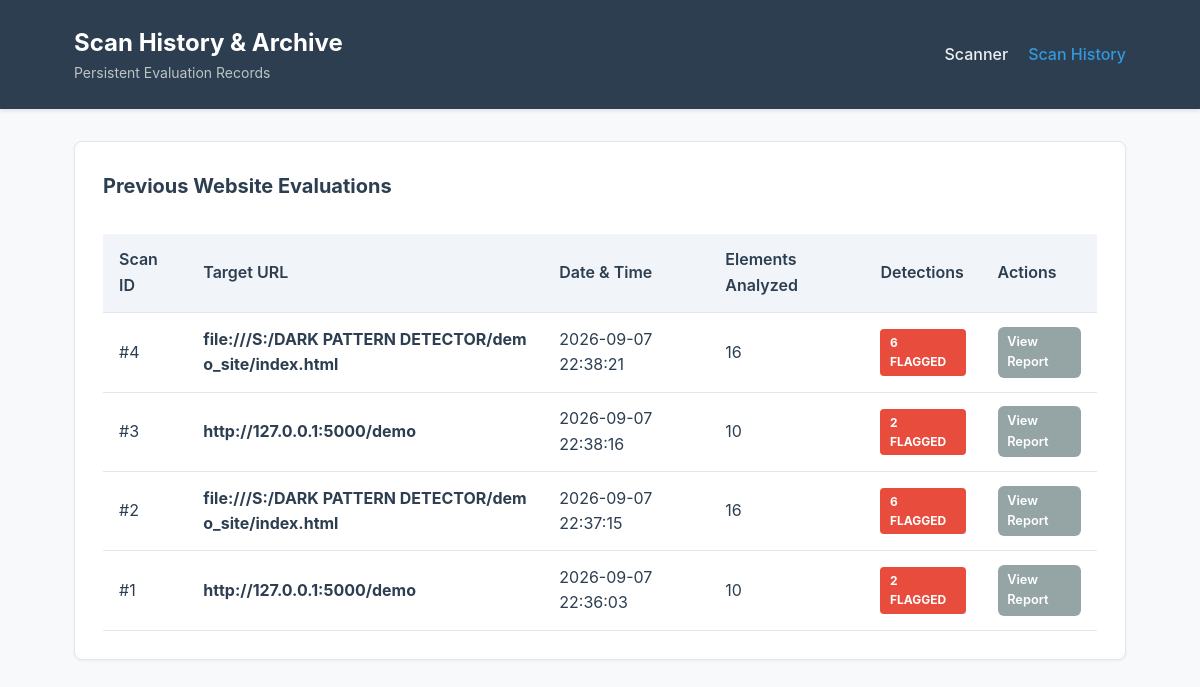
Before: /history with the older database file.
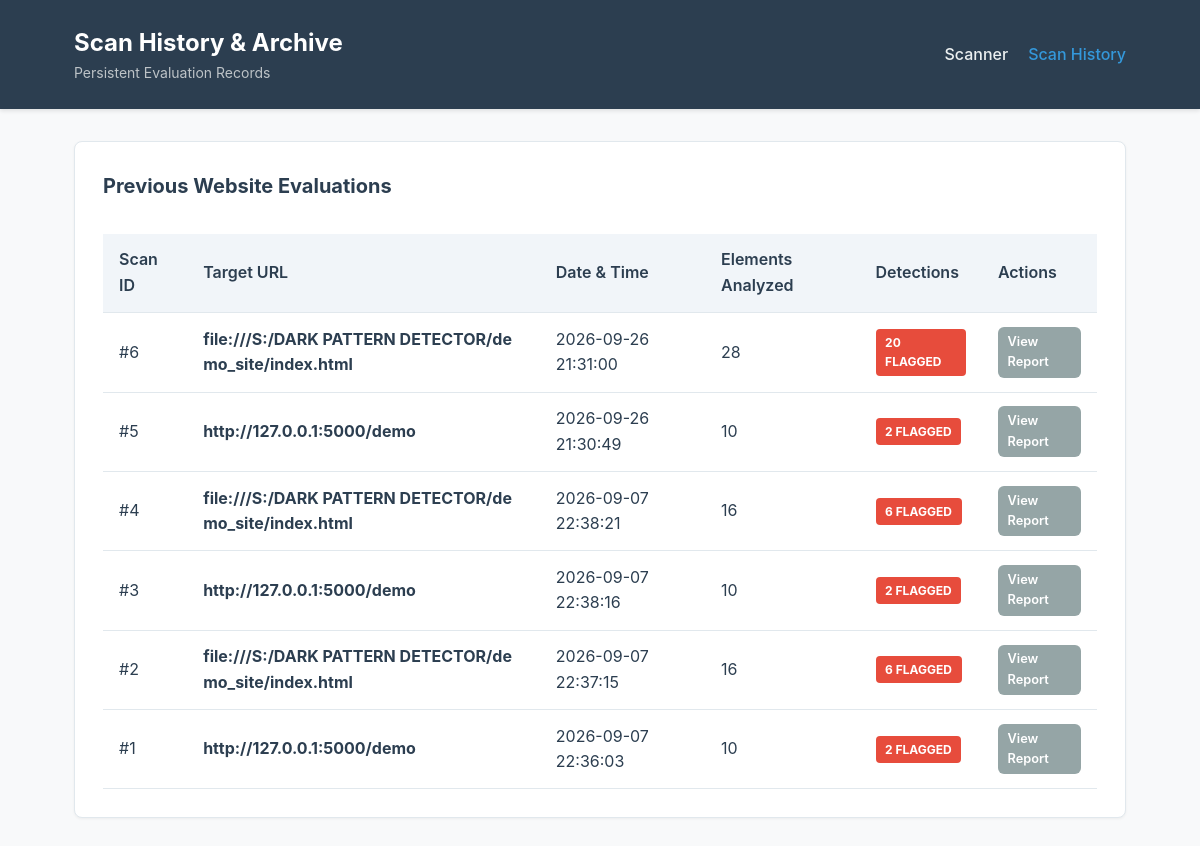
After: the same page with the newer database file.
### tables this page shows
CREATE TABLE scans (
                id INTEGER PRIMARY KEY AUTOINCREMENT,
                url TEXT NOT NULL,
                scan_date TEXT NOT NULL,
                total_elements INTEGER NOT NULL DEFAULT 0,
                total_detections INTEGER NOT NULL DEFAULT 0
            );

### app.py (the view)
@app.route("/history")
def history():
    scans = db_manager.get_all_scans()
    return render_template("history.html", scans=scans)

### database/db.py (called while the page is built, shortened)
    def _get_sqlite_connection(self):
        os.makedirs(os.path.dirname(self.sqlite_db_path), exist_ok=True)
        conn = sqlite3.connect(self.sqlite_db_path)
        conn.row_factory = sqlite3.Row
        return conn

    def get_all_scans(self):
        conn = self._get_sqlite_connection()
        cursor = conn.cursor()
        cursor.execute("SELECT * FROM scans ORDER BY id DESC")
        scans = [dict(r) for r in cursor.fetchall()]
        conn.close()
        return scans

### templates/history.html (shortened to what this page needs)
<!DOCTYPE html>
<html lang="en">
<head>
    <link rel="stylesheet" href="{{ url_for('static', filename='css/style.css') }}">
</head>
<body>
    <header class="header">
        <div class="header-container">
            <div class="header-title">
                <h1>Scan History & Archive</h1>
                <p>Persistent Evaluation Records</p>
            </div>
            <nav class="nav-links">
                <a href="{{ url_for('index') }}">Scanner</a>
                <a href="{{ url_for('history') }}" class="active">Scan History</a>
            </nav>
        </div>
    </header>
    <main class="container">
        <section class="card">
            <h3 class="card-title">Previous Website Evaluations</h3>
            {% if scans %}
            <div class="table-responsive">
                <table class="data-table">
                    <thead>
                        <tr>
                            <th>Scan ID</th>
                            <th>Target URL</th>
                            <th>Date & Time</th>
                            <th>Elements Analyzed</th>
                            <th>Detections</th>
                            <th>Actions</th>
                        </tr>
                    </thead>
                    <tbody>
                        {% for s in scans %}
                        <tr>
                            <td>#{{ s.id }}</td>
                            <td><strong style="word-break: break-all;">{{ s.url }}</strong></td>
                            <td>{{ s.scan_date }}</td>
                            <td>{{ s.total_elements }}</td>
                            <td>
                                <span class="badge {% if s.total_detections > 0 %}badge-high{% else %}badge-ml{% endif %}">
                                    {{ s.total_detections }} Flagged
                                </span>
                            </td>
                            <td>
                                <a href="{{ url_for('view_results', scan_id=s.id) }}" class="btn btn-secondary" style="padding: 0.3rem 0.6rem; font-size: 0.8rem; text-decoration: none;">
                                    View Report
                                </a>
                            </td>
                        </tr>
                        {% endfor %}
                    </tbody>
                </table>
            </div>
            {% else %}
            <div class="alert alert-info" style="margin-top: 1rem;">
                No historical scans available. Run a scan from the main dashboard to generate report records.
            </div>
            {% endif %}
        </section>
    </main>
</body>
</html>

### static/css/style.css (style rules this page uses)
:root { --primary-color: #2c3e50; --secondary-color: #3498db; --accent-color: #e74c3c; --bg-color: #f8f9fa; --card-bg: #ffffff; --text-color: #2c3e50; --text-muted: #7f8c8d; --border-color: #e1e8ed; --severity-high: #e74c3c; --severity-medium: #f39c12; --severity-low: #3498db; --source-rule: #8e44ad; --source-ml: #27ae60; --source-hybrid: #d35400; }
* { box-sizing: border-box; margin: 0; padding: 0; }
body { font-family: -apple-system, BlinkMacSystemFont, "Segoe UI", Roboto, Helvetica, Arial, sans-serif; background-color: var(--bg-color); color: var(--text-color); line-height: 1.6; }
.header { background-color: var(--primary-color); color: #ffffff; padding: 1.5rem 0; box-shadow: 0 2px 4px rgba(0,0,0,0.1); }
.header-container { max-width: 1100px; margin: 0 auto; padding: 0 1.5rem; display: flex; justify-content: space-between; align-items: center; }
.header-title h1 { font-size: 1.5rem; font-weight: 700; }
.header-title p { font-size: 0.875rem; color: #bdc3c7; }
.nav-links { display: flex; gap: 1.25rem; }
.nav-links a { color: #ecf0f1; text-decoration: none; font-weight: 500; transition: color 0.2s; }
.nav-links a:hover, .nav-links a.active { color: var(--secondary-color); }
.container { max-width: 1100px; margin: 2rem auto; padding: 0 1.5rem; }
.card { background: var(--card-bg); border: 1px solid var(--border-color); border-radius: 8px; padding: 1.75rem; margin-bottom: 1.5rem; box-shadow: 0 1px 3px rgba(0,0,0,0.05); }
.card-title { font-size: 1.25rem; margin-bottom: 1rem; color: var(--primary-color); }
.btn { background-color: var(--secondary-color); color: #ffffff; padding: 0.75rem 1.5rem; border: none; border-radius: 6px; font-size: 1rem; font-weight: 600; cursor: pointer; text-decoration: none; display: inline-block; transition: background-color 0.2s; }
.btn-secondary { background-color: #95a5a6; }
.badge { display: inline-block; padding: 0.25rem 0.6rem; border-radius: 4px; font-size: 0.75rem; font-weight: 700; text-transform: uppercase; color: #ffffff; }
.badge-high { background-color: var(--severity-high); }
.table-responsive { overflow-x: auto; }
.data-table { width: 100%; border-collapse: collapse; margin-top: 1rem; }
.data-table th, .data-table td { padding: 0.85rem 1rem; text-align: left; border-bottom: 1px solid var(--border-color); }
.data-table th { background-color: #f1f5f9; font-weight: 600; color: var(--primary-color); }

Changed rows visible on the page:
added scans: id "6", url "file:///S:/DARK PATTERN DETECTOR/demo_site/index.html", scan_date "2026-09-26 21:31:00", total_elements "28", total_detections "20"
added scans: id "5", url "http://127.0.0.1:5000/demo", scan_date "2026-09-26 21:30:49", total_elements "10", total_detections "2"
